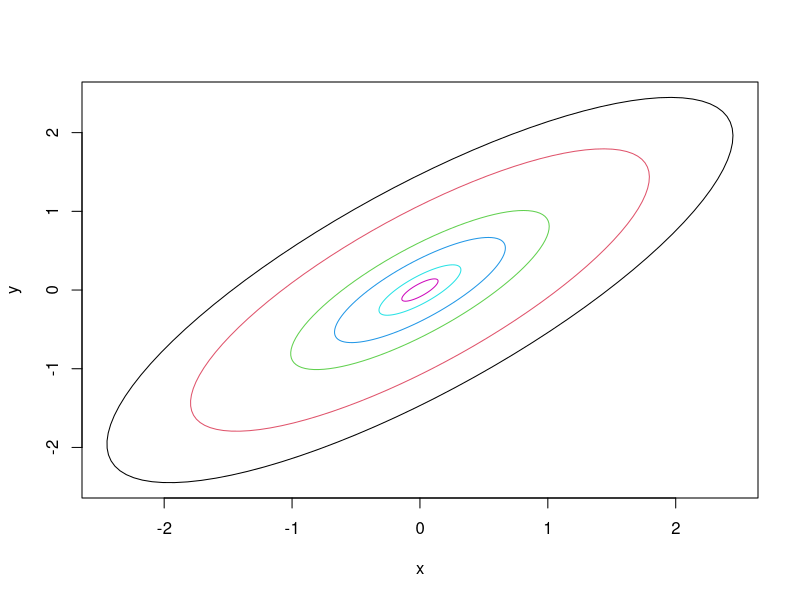
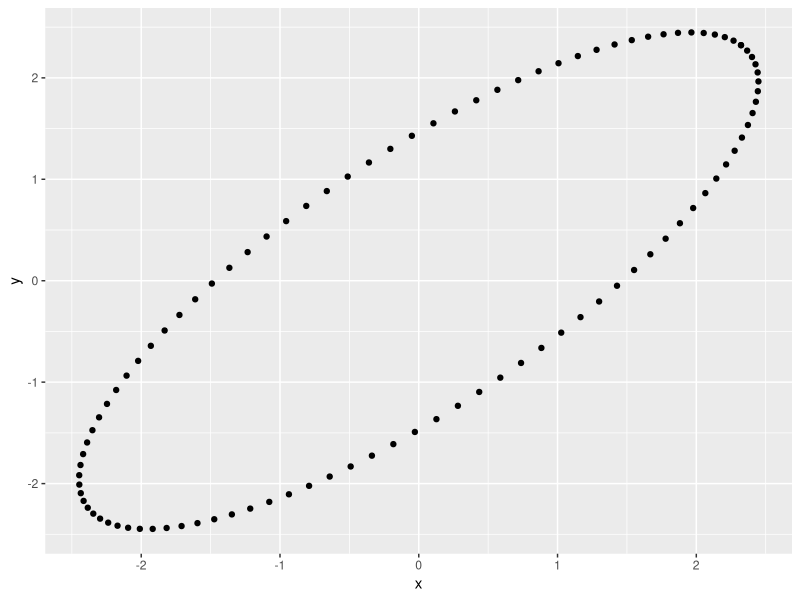
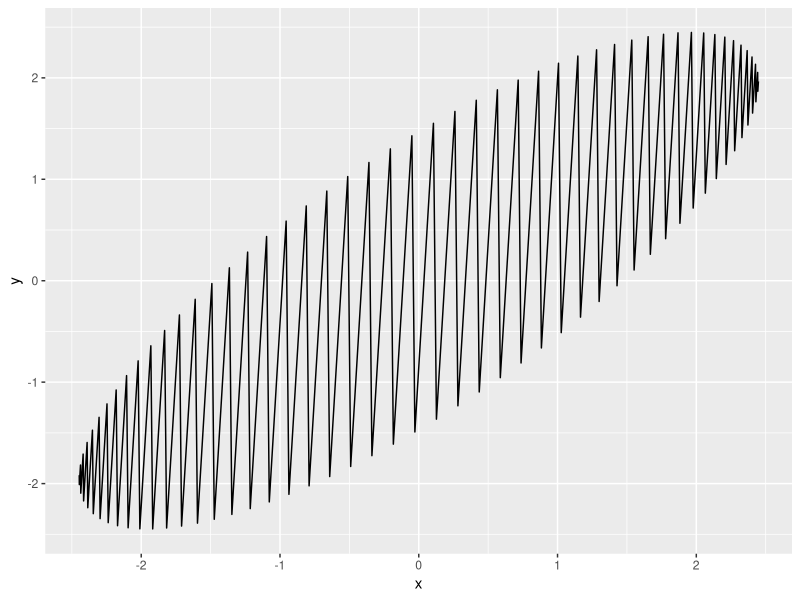
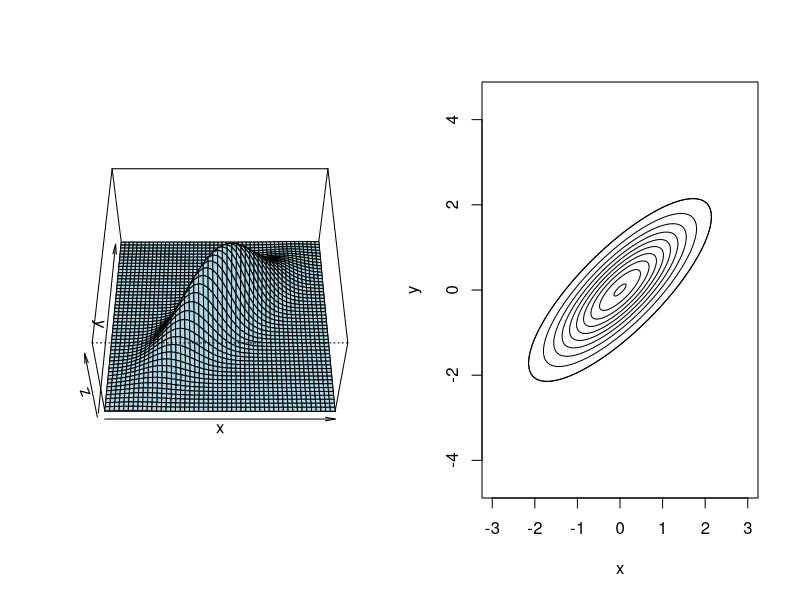

Here is the R script that generated these plots, in order:
rm(list=ls())
library(tidyverse)
library(ellipse)

plot(ellipse(0.8), type = 'l')
points(ellipse(0.8,level=.8),col=2, type = 'l')
points(ellipse(0.8,level=.4),col=3, type = 'l')
points(ellipse(0.8,level=.2),col=4, type = 'l')
points(ellipse(0.8,level=.05),col=5, type = 'l')
points(ellipse(0.8,level=.01),col=6, type = 'l')

dat1<-data.frame(ellipse(0.8))
colnames(dat1)<-c("x","y")
dat1%>%ggplot(aes(x,y))+geom_point()

dat1[order(dat1$x,dat1$y),]%>%ggplot(aes(x,y))+geom_line()

library(mvtnorm)

x1<-seq(-3,3,length.out = 50)
y1<-x1
f1<-function(x,y){dmvnorm(c(x,y),c(0,0),zigma)}
zigma<-matrix(c(1,.8,.8,1),ncol = 2)
z1<-outer(x1,y1,Vectorize(f1))


par(mfrow=c(1,2))
persp(x1, y1, z1, theta = 0, phi = 50, expand = 0.5, col = "lightblue",xlab = "x", ylab = "y", zlab = "z",r=6)
plot(ellipse(0.8,level = .9), type = 'l',asp = 1,xlim = c(-3,3),ylim= c(-3,3))
for(i in seq(0.01,.9,length.out = 10)){
  points(ellipse(0.8,level=i), type = 'l')
}
